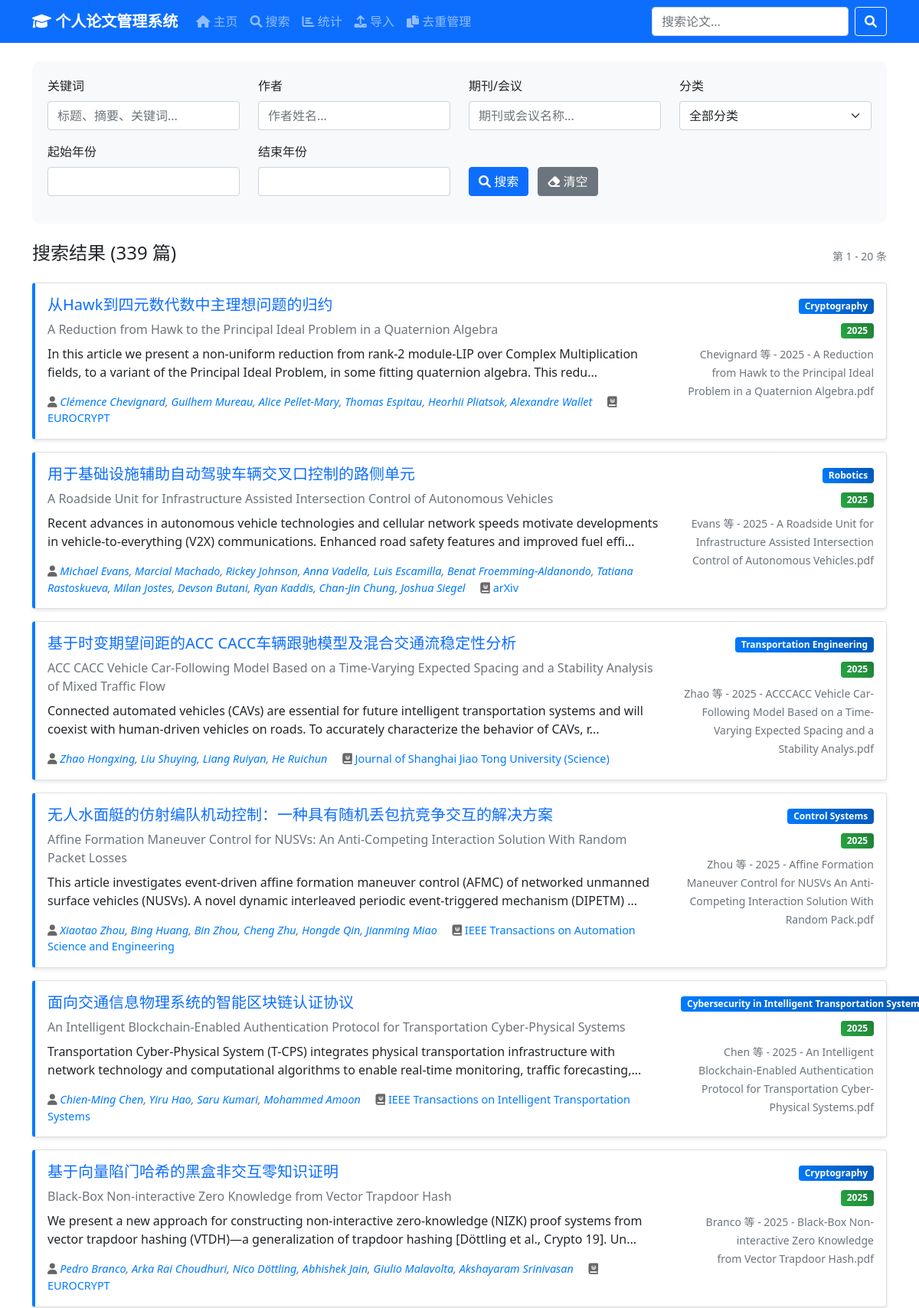
Screenshot of /search (upper part) with the database file from the repository.
### tables this page shows
CREATE TABLE papers (
                id INTEGER PRIMARY KEY AUTOINCREMENT,
                file_name TEXT NOT NULL,
                title_cn TEXT,
                title_en TEXT,
                category TEXT,
                topics TEXT,  -- JSON格式存储
                keywords TEXT,  -- JSON格式存储
                abstract TEXT,
                methodology TEXT,
                conclusion TEXT,
                authors TEXT,  -- JSON格式存储
                publication_year INTEGER,
                venue TEXT,
                doi TEXT,
                bibtex_citation TEXT,
                analysis TEXT,  -- JSON格式存储完整分析
                json_path TEXT NOT NULL,
                created_at TIMESTAMP DEFAULT CURRENT_TIMESTAMP,
                updated_at TIMESTAMP DEFAULT CURRENT_TIMESTAMP
            );

### paper-management-system/paper_manager.py (the view)
@app.route('/search')
def search():
    query = request.args.get('q', '')
    category = request.args.get('category', '')
    author = request.args.get('author', '')
    venue = request.args.get('venue', '')  # 新增
    year_start = request.args.get('year_start', '')
    year_end = request.args.get('year_end', '')
    page = int(request.args.get('page', 1))
    per_page = int(request.args.get('per_page', 20))
    year_range = [None, None]
    if year_start:
        try:
            year_range[0] = int(year_start)
        except ValueError:
            pass
    if year_end:
        try:
            year_range[1] = int(year_end)
        except ValueError:
            pass
    offset = (page - 1) * per_page
    papers, total_count = paper_manager.search_papers(
        query=query,
        category=category,
        author=author,
        venue=venue,  # 新增
        year_range=year_range,
        limit=per_page,
        offset=offset
    )
    total_pages = (total_count + per_page - 1) // per_page
    return render_template('search.html',
                         papers=papers,
                         total_count=total_count,
                         page=page,
                         total_pages=total_pages,
                         query=query,
                         category=category,
                         author=author,
                         venue=venue,  # 新增
                         year_start=year_start,
                         year_end=year_end)

### paper-management-system/templates/search.html (shortened to what this page needs)
{% extends "base.html" %}
{% block content %}
<div class="row">
    <div class="col-md-12">
        <div class="search-form">
            <form method="GET" action="{{ url_for('search') }}">
                <div class="row">
                    <div class="col-md-3">
                        <div class="mb-3">
                            <label for="query" class="form-label">关键词</label>
                            <input type="text" class="form-control" id="query" name="q"
                                   value="{{ query }}" placeholder="标题、摘要、关键词...">
                        </div>
                    </div>
                    <div class="col-md-3">
                        <div class="mb-3">
                            <label for="author" class="form-label">作者</label>
                            <input type="text" class="form-control" id="author" name="author"
                                   value="{{ author }}" placeholder="作者姓名..."
                                   autocomplete="off">
                        </div>
                    </div>
                    <div class="col-md-3">
                        <div class="mb-3">
                            <label for="venue" class="form-label">期刊/会议</label>
                            <input type="text" class="form-control" id="venue" name="venue"
                                   value="{{ venue }}" placeholder="期刊或会议名称..."
                                   autocomplete="off">
                        </div>
                    </div>
                    <div class="col-md-3">
                        <div class="mb-3">
                            <label for="category" class="form-label">分类</label>
                            <select class="form-select" id="category" name="category">
                                <option value="">全部分类</option>
                            </select>
                        </div>
                    </div>
                </div>
                <div class="row">
                    <div class="col-md-3">
                        <div class="mb-3">
                            <label for="year_start" class="form-label">起始年份</label>
                            <input type="number" class="form-control" id="year_start" name="year_start"
                                   value="{{ year_start }}" min="1900" max="2030">
                        </div>
                    </div>
                    <div class="col-md-3">
                        <div class="mb-3">
                            <label for="year_end" class="form-label">结束年份</label>
                            <input type="number" class="form-control" id="year_end" name="year_end"
                                   value="{{ year_end }}" min="1900" max="2030">
                        </div>
                    </div>
                    <div class="col-md-6">
                        <div class="mb-3">
                            <label class="form-label">&nbsp;</label>
                            <div>
                                <button type="submit" class="btn btn-primary me-2">
                                    <i class="fas fa-search"></i> 搜索
                                </button>
                                <a href="{{ url_for('search') }}" class="btn btn-secondary">
                                    <i class="fas fa-eraser"></i> 清空
                                </a>
                            </div>
                        </div>
                    </div>
                </div>
            </form>
        </div>
    </div>
</div>
<div class="row mt-4">
    <div class="col-md-12">
        <div class="d-flex justify-content-between align-items-center mb-3">
            <h4>搜索结果 ({{ total_count }} 篇)</h4>
            <div>
                <small class="text-muted">第 {{ (page-1)*20 + 1 }} - {{ [page*20, total_count]|min }} 条</small>
            </div>
        </div>
        {% if papers %}
            {% for paper in papers %}
                <div class="card paper-card mb-3">
                    <div class="card-body">
                        <div class="row">
                            <div class="col-md-9">
                                <h5 class="card-title">
                                    <a href="{{ url_for('paper_detail', paper_id=paper.id) }}" class="text-decoration-none">
                                        {{ paper.title_cn or paper.title_en or paper.file_name }}
                                    </a>
                                </h5>
                                {% if paper.title_cn and paper.title_en %}
                                    <p class="text-muted mb-2">{{ paper.title_en }}</p>
                                {% endif %}
                                {% if paper.abstract %}
                                    <p class="card-text">{{ paper.abstract[:200] }}{% if paper.abstract|length > 200 %}...{% endif %}</p>
                                {% endif %}
                                <div class="paper-meta">
                                    {% if paper.authors_list %}
                                        <span class="author-list">
                                            <i class="fas fa-user"></i>
                                            {% for author in paper.authors_list %}
                                                <a href="{{ url_for('author_papers', author_name=author) }}"
                                                   class="text-decoration-none author-link">{{ author }}</a>{% if not loop.last %}, {% endif %}
                                            {% endfor %}
                                        </span>
                                    {% endif %}
                                    {% if paper.venue %}
                                        <span class="ms-3">
                                            <i class="fas fa-journal-whills"></i>
                                            <a href="{{ url_for('venue_papers', venue_name=paper.venue) }}"
                                               class="text-decoration-none venue-link">{{ paper.venue }}</a>
                                        </span>
                                    {% endif %}
                                </div>
                            </div>
                            <div class="col-md-3 text-end">
                                {% if paper.category %}
                                    <span class="badge badge-category mb-2">{{ paper.category }}</span><br>
                                {% endif %}
                                {% if paper.publication_year %}
                                    <span class="badge badge-year mb-2">{{ paper.publication_year }}</span><br>
                                {% endif %}
                                <small class="text-muted">{{ paper.file_name }}</small>
                            </div>
                        </div>
                    </div>
                </div>
            {% endfor %}
        {% else %}
            <div class="text-center py-5">
                <i class="fas fa-search fa-3x text-muted mb-3"></i>
                <h4 class="text-muted">没有找到相关论文</h4>
                <p class="text-muted">请尝试使用不同的关键词或调整搜索条件</p>
            </div>
        {% endif %}
    </div>
</div>
{% endblock %}

### paper-management-system/templates/base.html (style rules this page uses)
.card { box-shadow: 0 2px 4px rgba(0,0,0,0.1); transition: box-shadow 0.3s; }
.paper-card { border-left: 4px solid #007bff; }
.badge-category { background: linear-gradient(45deg, #007bff, #0056b3); }
.badge-year { background: linear-gradient(45deg, #28a745, #1e7e34); }
.search-form { background: #f8f9fa; border-radius: 10px; padding: 20px; }
.paper-meta { font-size: 0.9rem; color: #666; }
.author-list { font-style: italic; }

### paper-management-system/templates/search.html (style rules this page uses)
.author-link, .venue-link { color: #007bff; font-weight: 500; }

### rows the page displays
papers: title_cn "从Hawk到四元数代数中主理想问题的归约", title_en "A Reduction from Hawk to the Principal Ideal Problem in a Quaternion Algebra", abstract "In this article we present a non-uniform reduction from rank-2 module-LIP over Complex Multiplication fields, to a variant of the Principal Ideal Problem, in some fitting quaternion algebra. This redu", authors_list "Clémence Chevignard" "Guilhem Mureau" "Alice Pellet-Mary" "Thomas Espitau" "Heorhii Pliatsok" "Alexandre Wallet", venue "EUROCRYPT", category "Cryptography", publication_year "2025", file_name "Chevignard 等 - 2025 - A Reduction from Hawk to the Principal Ideal Problem in a Quaternion Algebra.pdf"
papers: title_cn "用于基础设施辅助自动驾驶车辆交叉口控制的路侧单元", title_en "A Roadside Unit for Infrastructure Assisted Intersection Control of Autonomous Vehicles", abstract "Recent advances in autonomous vehicle technologies and cellular network speeds motivate developments in vehicle-to-everything (V2X) communications. Enhanced road safety features and improved fuel effi", authors_list "Michael Evans" "Marcial Machado" "Rickey Johnson" "Anna Vadella" "Luis Escamilla" "Benat Froemming-Aldanondo" "Tatiana Rastoskueva" "Milan Jostes" "Devson Butani" "Ryan Kaddis" "Chan-Jin Chung" "Joshua Siegel", venue "arXiv", category "Robotics", publication_year "2025", file_name "Evans 等 - 2025 - A Roadside Unit for Infrastructure Assisted Intersection Control of Autonomous Vehicles.pdf"
papers: title_cn "基于时变期望间距的ACC CACC车辆跟驰模型及混合交通流稳定性分析", title_en "ACC CACC Vehicle Car-Following Model Based on a Time-Varying Expected Spacing and a Stability Analysis of Mixed Traffic Flow", abstract "Connected automated vehicles (CAVs) are essential for future intelligent transportation systems and will coexist with human-driven vehicles on roads. To accurately characterize the behavior of CAVs, r", authors_list "Zhao Hongxing" "Liu Shuying" "Liang Ruiyan" "He Ruichun", venue "Journal of Shanghai Jiao Tong University (Science)", category "Transportation Engineering", publication_year "2025", file_name "Zhao 等 - 2025 - ACCCACC Vehicle Car-Following Model Based on a Time-Varying Expected Spacing and a Stability Analys.pdf"
papers: title_cn "无人水面艇的仿射编队机动控制：一种具有随机丢包抗竞争交互的解决方案", title_en "Affine Formation Maneuver Control for NUSVs: An Anti-Competing Interaction Solution With Random Packet Losses", abstract "This article investigates event-driven affine formation maneuver control (AFMC) of networked unmanned surface vehicles (NUSVs). A novel dynamic interleaved periodic event-triggered mechanism (DIPETM)", authors_list "Xiaotao Zhou" "Bing Huang" "Bin Zhou" "Cheng Zhu" "Hongde Qin" "Jianming Miao", venue "IEEE Transactions on Automation Science and Engineering", category "Control Systems", publication_year "2025", file_name "Zhou 等 - 2025 - Affine Formation Maneuver Control for NUSVs An Anti-Competing Interaction Solution With Random Pack.pdf"
papers: title_cn "面向交通信息物理系统的智能区块链认证协议", title_en "An Intelligent Blockchain-Enabled Authentication Protocol for Transportation Cyber-Physical Systems", abstract "Transportation Cyber-Physical System (T-CPS) integrates physical transportation infrastructure with network technology and computational algorithms to enable real-time monitoring, traffic forecasting,", authors_list "Chien-Ming Chen" "Yiru Hao" "Saru Kumari" "Mohammed Amoon", venue "IEEE Transactions on Intelligent Transportation Systems", category "Cybersecurity in Intelligent Transportation…", publication_year "2025", file_name "Chen 等 - 2025 - An Intelligent Blockchain-Enabled Authentication Protocol for Transportation Cyber-Physical Systems.pdf"
papers: title_cn "基于向量陷门哈希的黑盒非交互零知识证明", title_en "Black-Box Non-interactive Zero Knowledge from Vector Trapdoor Hash", abstract "We present a new approach for constructing non-interactive zero-knowledge (NIZK) proof systems from vector trapdoor hashing (VTDH)—a generalization of trapdoor hashing [Döttling et al., Crypto 19]. Un", authors_list "Pedro Branco" "Arka Rai Choudhuri" "Nico Döttling" "Abhishek Jain" "Giulio Malavolta" "Akshayaram Srinivasan", venue "EUROCRYPT", category "Cryptography", publication_year "2025", file_name "Branco 等 - 2025 - Black-Box Non-interactive Zero Knowledge from Vector Trapdoor Hash.pdf"

### other values shown
{{ total_count }} "339"
{{ (page-1)*20 + 1 }} "1"
{{ [page*20, total_count]|min }} "20"
